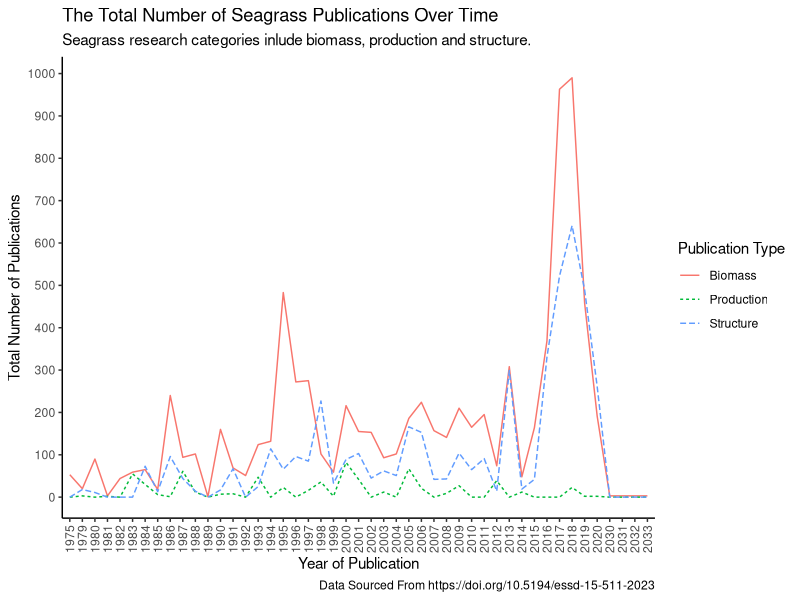
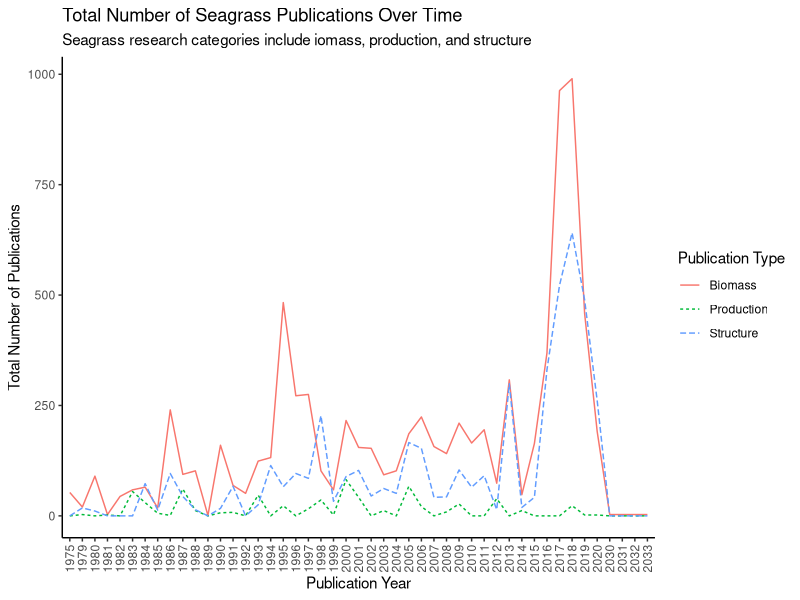
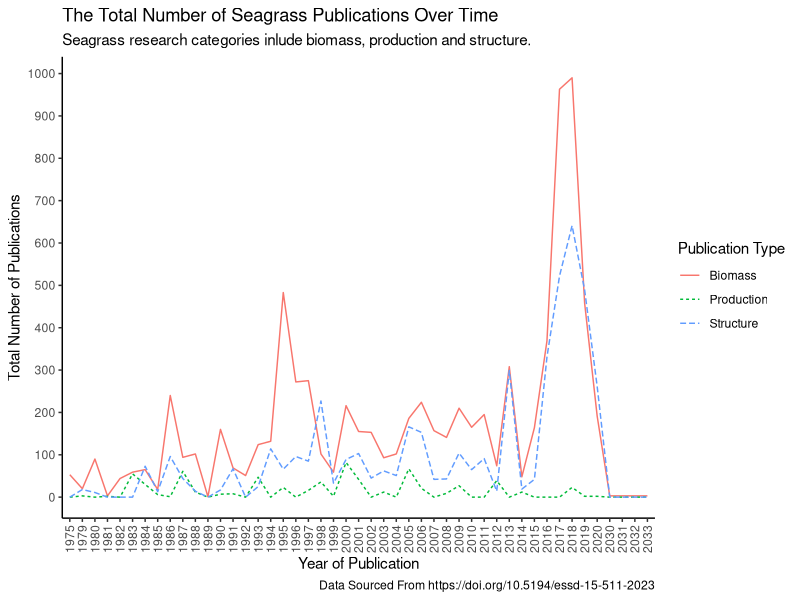

Here is the R script that generated these plots, in order:
## ---- chunk 1
knitr::opts_chunk$set(echo = TRUE)
## ---- chunk 2
library(tidyverse)
## ---- chunk 3
seagrass<-read.csv("../data/SeagrassPubs.csv")
## ---- chunk 4
head(seagrass)
summary(seagrass)
glimpse(seagrass)
## ---- chunk 5
# Extract author and year from reference column and create new data frame with these two variables separated.
seagrass1 <- seagrass %>% 
  mutate(Author = str_extract(string = Reference, pattern = "(?<=,\\s).+"),
         PubYear = str_extract(string = Reference, pattern = "[0-9]+")) %>% 
  select(Author:PubYear)
# Combine the Column for publication year to the original data frame using cbind function.
Pubyear = seagrass1$PubYear
seagrass2 <- cbind(seagrass, Pubyear)
## ---- chunk 6
biomass<-seagrass2 %>% # Create new data frame and select which data frame to pull data from.
  group_by(Pubyear) %>% # Group publications by year.
  select(Pubyear, Seagr.biom.above.dm..g.m..2.) %>% # Select which 2 variables we are interested in using to tally.
   drop_na(Seagr.biom.above.dm..g.m..2.) %>% # Remove na values to only count the years with publications.
    tally()
colnames(biomass) <- c("Pubyear", "tally1")

biomass1<-seagrass2 %>% # Create new data frame and select which data frame to pull data from.
  group_by(Pubyear) %>%  # Group publications by year.
  select(Pubyear, Seagr.biom.below.dm..g.m..2.) %>% # Select which 2 variables we are interested in using to tally.
  drop_na(Seagr.biom.below.dm..g.m..2.) %>% # Remove na values to only count the years with publications.
    tally()
colnames(biomass1) <- c("Pubyear", "tally2")

biomass2<-seagrass2 %>% # Create new data frame and select which data frame to pull data from.
  group_by(Pubyear) %>%  # Group publications by year.
  select(Pubyear, Seagr.biom.tot.dm..g.m..2.) %>% # Select which 2 variables we are interested in using to tally.
  drop_na(Seagr.biom.tot.dm..g.m..2.) %>% # Remove na values to only count the years with publications.
    tally()
colnames(biomass2) <- c("Pubyear", "tally3")


# Organise data into one dataframe.

TBmass1 <- biomass %>%
  full_join(biomass1) # Combine tally columns for biomass and biomass1 into one dataframe.


TBmass2 <- TBmass1 %>%
  full_join(biomass2)  # Combine tally columns for TBmass1 and biomass2 into one dataframe. That puts all three tally columns into one dataframe.



TBmass2$tally1<-as.numeric(TBmass2$tally1) # Make tally1 numeric.
TBmass2$tally2<-as.numeric(TBmass2$tally2) # Make tally2 numeric.
TBmass2$tally3<-as.numeric(TBmass2$tally3) # Make tally3 numeric.

TBmass2[is.na(TBmass2)] <- 0 # Make all NA values equal 0

TBmass2$TotalBiomass<-rowSums(TBmass2[ , c("tally1", "tally2", "tally3")]) # Create new variable TotalBiomass that calculates the sum for each row for each publication year.

## ---- chunk 7
Structure1<-seagrass2 %>% # Create new data frame and select which data frame to pull data from.
  group_by(Pubyear) %>% # Group publications by year.
  select(Pubyear, Seagr.cov....) %>% # Select which 2 variables we are interested in using to tally.
   drop_na(Seagr.cov....) %>% # Remove na values to only count the years with publications.
    tally()
colnames(Structure1) <- c("Pubyear", "tally1")

Structure2<-seagrass2 %>% # Create new data frame and select which data frame to pull data from.
  group_by(Pubyear) %>%  # Group publications by year.
  select(Pubyear, Seagr.shoot.dens....m..2.) %>% # Select which 2 variables we are interested in using to tally.
  drop_na(Seagr.shoot.dens....m..2.) %>% # Remove na values to only count the years with publications.
    tally()
colnames(Structure2) <- c("Pubyear", "tally2")

Structure3<-seagrass2 %>% # Create new data frame and select which data frame to pull data from.
  group_by(Pubyear) %>%  # Group publications by year.
  select(Pubyear, Seagr.leaf.dens....m..2.) %>% # Select which 2 variables we are interested in using to tally.
  drop_na(Seagr.leaf.dens....m..2.) %>% # Remove na values to only count the years with publications.
    tally()
colnames(Structure3) <- c("Pubyear", "tally3")



# Organise data into one dataframe.

TStructure1 <- Structure1 %>%
  full_join(Structure2) # Combine tally columns for Structure1 and Structure2 into one dataframe.


TStructure2 <- TStructure1 %>%
  full_join(Structure3)  # Combine tally columns for TStructure1 and Structure3 into one dataframe. That puts all three tally columns into one dataframe.



TStructure2$tally1<-as.numeric(TStructure2$tally1) # Make tally1 numeric.
TStructure2$tally2<-as.numeric(TStructure2$tally2) # Make tally2 numeric.
TStructure2$tally3<-as.numeric(TStructure2$tally3) # Make tally3 numeric.

TStructure2[is.na(TStructure2)] <- 0 # Make all NA values equal 0

TStructure2$TotalStructure<-rowSums(TStructure2[ , c("tally1", "tally2", "tally3")]) # Create new variable TotalBiomass that calculates the sum for each row for each publication year.

## ---- chunk 8
Production1<-seagrass2 %>% #Create new data frame and select which data frame to pull data from.
  group_by(Pubyear) %>% # Group publications by year.
  select(Pubyear, Seagr.prod.above.dm..g.m..2.day.) %>% # Select which 2 variables we are interested in using to tally.
   drop_na(Seagr.prod.above.dm..g.m..2.day.) %>% # Remove na values to only count the years with publications.
    tally()
colnames(Production1) <- c("Pubyear", "tally1")

Production2<-seagrass2 %>% #Create new data frame and select which data frame to pull data from.
  group_by(Pubyear) %>%  # Group publications by year.
  select(Pubyear, Seagr.prod.below.dm..g.m..2.day.) %>% # Select which 2 variables we are interested in using to tally.
  drop_na(Seagr.prod.below.dm..g.m..2.day.) %>% # Remove na values to only count the years with publications.
    tally()
colnames(Production2) <- c("Pubyear", "tally2")

Production3<-seagrass2 %>% #Create new data frame and select which data frame to pull data from.
  group_by(Pubyear) %>%  # Group publications by year.
  select(Pubyear, Seagr.prod.total.dm..g.m..2.day.) %>% # Select which 2 variables we are interested in using to tally.
  drop_na(Seagr.prod.total.dm..g.m..2.day.) %>% # Remove na values to only count the years with publications.
    tally()
colnames(Production3) <- c("Pubyear", "tally3")




# Organise data into one dataframe.

TProduction1 <- Production1 %>%
  full_join(Production2) # Combine tally columns for Structure1 and Structure2 into one dataframe.


TProduction2 <- TProduction1 %>%
  full_join(Production3)  # Combine tally columns for TStructure1 and Structure3 into one dataframe. That puts all three tally columns into one dataframe.



TProduction2$tally1<-as.numeric(TProduction2$tally1) # Make tally1 numeric.
TProduction2$tally2<-as.numeric(TProduction2$tally2) # Make tally2 numeric.
TProduction2$tally3<-as.numeric(TProduction2$tally3) # Make tally3 numeric.

TProduction2[is.na(TProduction2)] <- 0 # Make all NA values equal 0

TProduction2$TotalProduction<-rowSums(TProduction2[ , c("tally1", "tally2", "tally3")]) # Create new variable TotalBiomass that calculates the sum for each row for each publication year.


## ---- chunk 9

df_new <- 
  left_join(TBmass2, TStructure2, by = 'Pubyear') %>% 
  mutate(Pubyear = replace_na(Pubyear, 0))

df_new2 <- 
  left_join(df_new, TProduction2, by = 'Pubyear') %>% 
  mutate(Pubyear = replace_na(Pubyear, 0))

summary(df_new2)


# Remove unwanted variables.
df_new2 <- subset(df_new2, select = -(tally1))
df_new2 <- subset(df_new2, select = -(tally2))
df_new2 <- subset(df_new2, select = -(tally3))
df_new2 <- subset(df_new2, select = -(tally1.x))
df_new2 <- subset(df_new2, select = -(tally1.y))
df_new2 <- subset(df_new2, select = -(tally2.x))
df_new2 <- subset(df_new2, select = -(tally2.y))
df_new2 <- subset(df_new2, select = -(tally3.x))
df_new2 <- subset(df_new2, select = -(tally3.y))

TotalData <- df_new2
TotalData[is.na(TotalData)] <- 0 # Make all NA values equal 0

summary(TotalData)
view(TotalData)
## ---- chunk 10
FinalData <- TotalData |> 
  pivot_longer(
    cols = TotalBiomass:TotalProduction,
    names_to = "PublicationType",
    values_to = "value"
  )
## ---- chunk 11

ggplot(FinalData, aes(x = Pubyear, y = value, group = PublicationType, linetype = PublicationType, colour = PublicationType)) + 
  geom_line() +
  theme_classic() +
  labs(
    title = "The Total Number of Seagrass Publications Over Time", # Label title.
    subtitle = "Seagrass research categories inlude biomass, production and structure.", # Create a subtitle.
    x = "Year of Publication", y = "Total Number of Publications", # Create axes labels.
     linetype = "Publication Type", color = "Publication Type",  # Adjust legend title. 
    caption = "Data Sourced From https://doi.org/10.5194/essd-15-511-2023" # Create caption title.
  ) + 
  scale_colour_discrete(labels = c("Biomass", "Production", "Structure")) +
  scale_linetype_discrete(labels = c("Biomass", "Production", "Structure")) +
  scale_y_continuous(breaks = seq(0, 1000, by = 100)) +
  theme(axis.text.x = element_text(angle = 90, vjust = 0.5, hjust=1))

 ggsave("Seagrass_plot.pdf") # Save plot as a pdf.


## ---- chunk 12
TotalData %>%
  pivot_longer(cols = -Pubyear) %>%
  ggplot(aes(x = Pubyear, y = value, group = name, linetype = name, color = name)) + 
  geom_line() + 
  theme_classic() +
  labs(
    title = "Total Number of Seagrass Publications Over Time",
    subtitle = "Seagrass research categories include iomass, production, and structure",
    x = "Publication Year", y = "Total Number of Publications",
    linetype = "Publication Type", color = "Publication Type"
  ) +
  scale_color_discrete(labels = c("Biomass", "Production", "Structure")) +
  scale_linetype_discrete(labels = c("Biomass", "Production", "Structure")) +
  theme(axis.text.x = element_text(angle = 90, vjust = 0.5, hjust=1))
